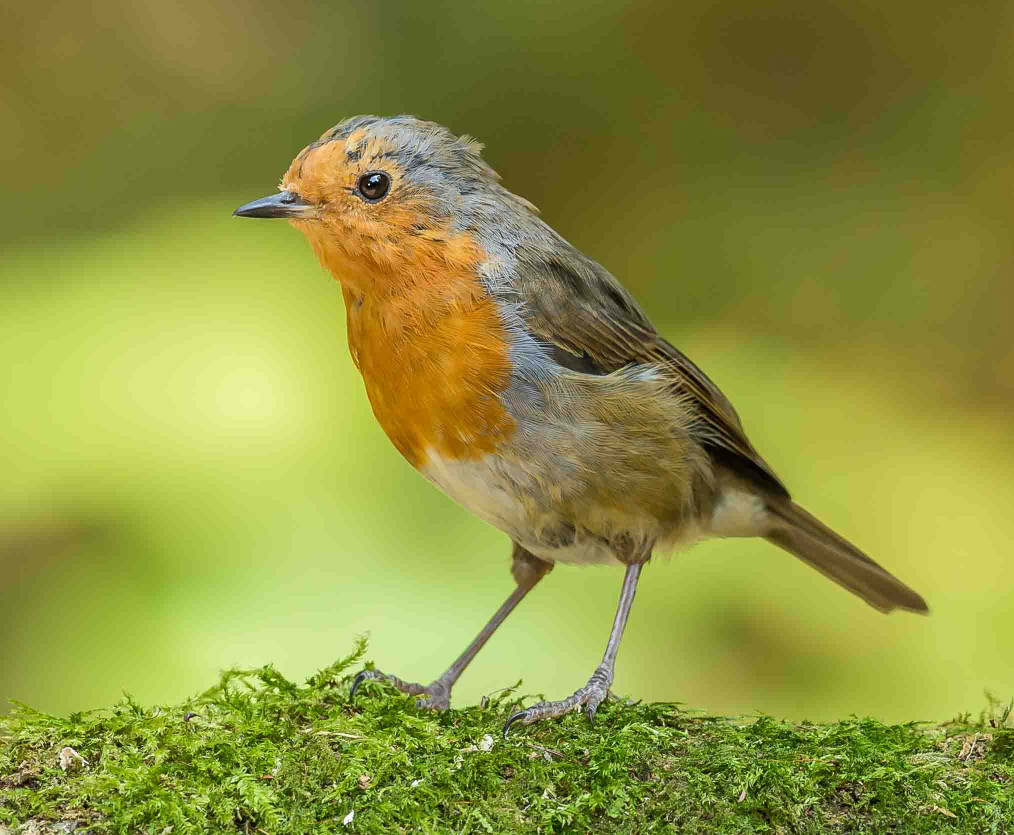
#> input picture bird.jpg, 2028 x 1670 px (shown at 1/2 size)
$ python 21.sorting_contours.py
#> lines starting #> are read from the running program, lines starting #| are printed output that depends on the picture; after the words box and inside, x2 and y2 are one past the last pixel; in counts of white or black regions, pixels touching at a corner belong together
import cv2
import numpy as np
img=cv2.imread('bird.jpg',1)
#> img is the input picture: shape (1670, 2028, 3); mean B, G, R 62.9, 146.2, 142.6
height,width=img.shape[:2]
#> height = 1670; width = 2028
start_row,start_col=int(height*0.2),int(width*0.2)
#> start_row = 334; start_col = 405
end_row,end_col=int(height*0.6),int(width*0.6)
#> end_row = 1002; end_col = 1216
img=img[start_row:end_row,start_col:end_col]
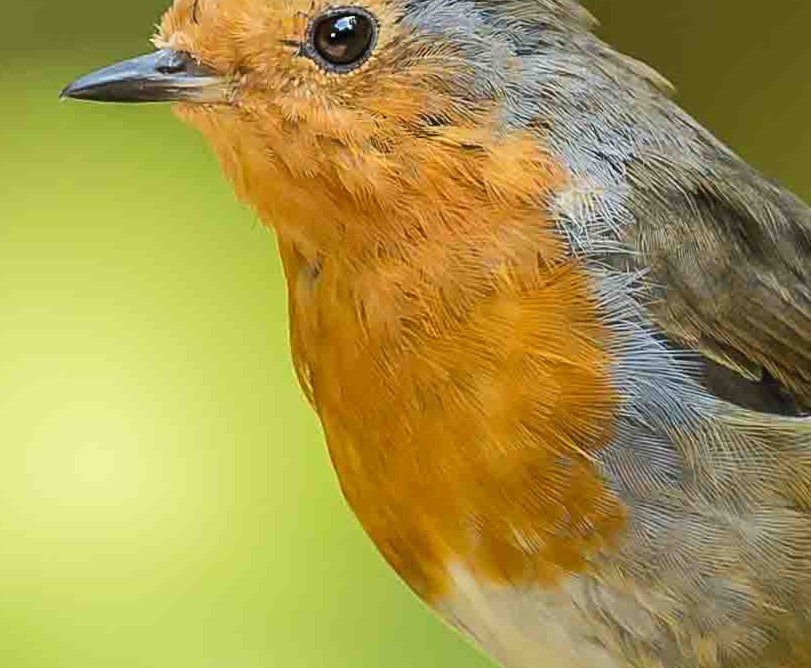
#> img: shape (668, 811, 3); mean B, G, R 75.5, 152.3, 168.1

gray=cv2.cvtColor(img,cv2.COLOR_BGR2GRAY)
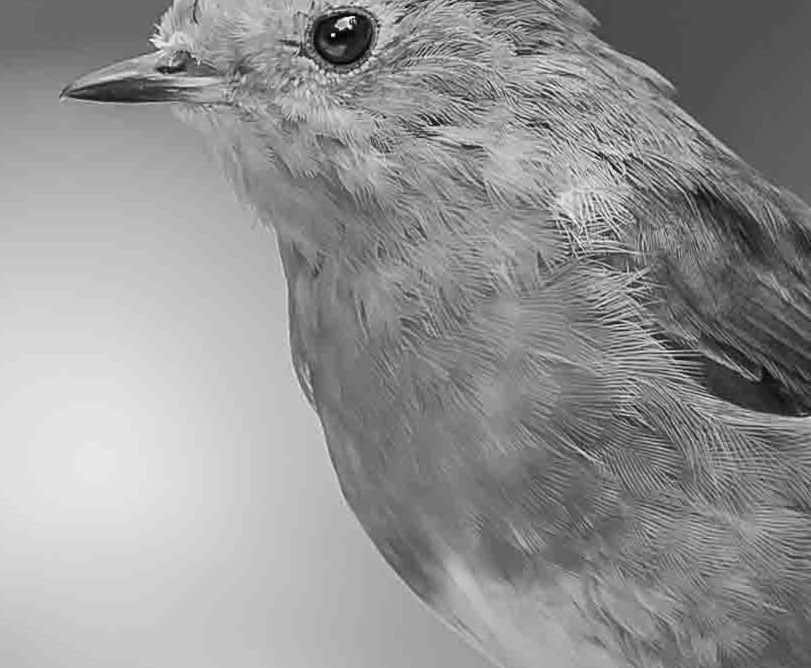
#> gray: shape (668, 811); min 0, max 254, mean 148.3


edges=cv2.Canny(gray,30,200)
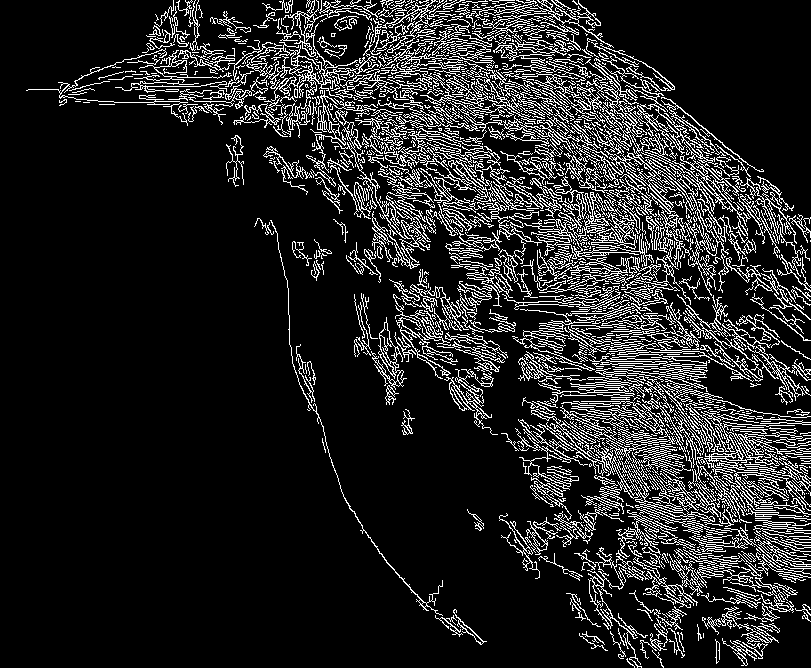
#> edges: shape (668, 811); 13.8% white in thin lines or dots
contours,heirarchy=cv2.findContours(edges,cv2.RETR_EXTERNAL,cv2.CHAIN_APPROX_NONE)
#> contours = 1301 contours, 1105 with area under 20; largest, box (x1, y1, x2, y2) and area: (524, 192, 654, 266) 2012, (178, 0, 380, 109) 1640, (515, 409, 715, 524) 1494, (555, 51, 718, 165) 1359, (688, 431, 811, 523) 1321
sorted_contours=sorted(contours,key=cv2.contourArea,reverse=True)
#> sorted_contours has the same summary as contours
sorted_contours=sorted_contours[0:2]
#> sorted_contours = 2 contours; box (x1, y1, x2, y2) and area: (524, 192, 654, 266) 2012, (178, 0, 380, 109) 1640
cv2.drawContours(img,sorted_contours,-1,(0,255,0),3)
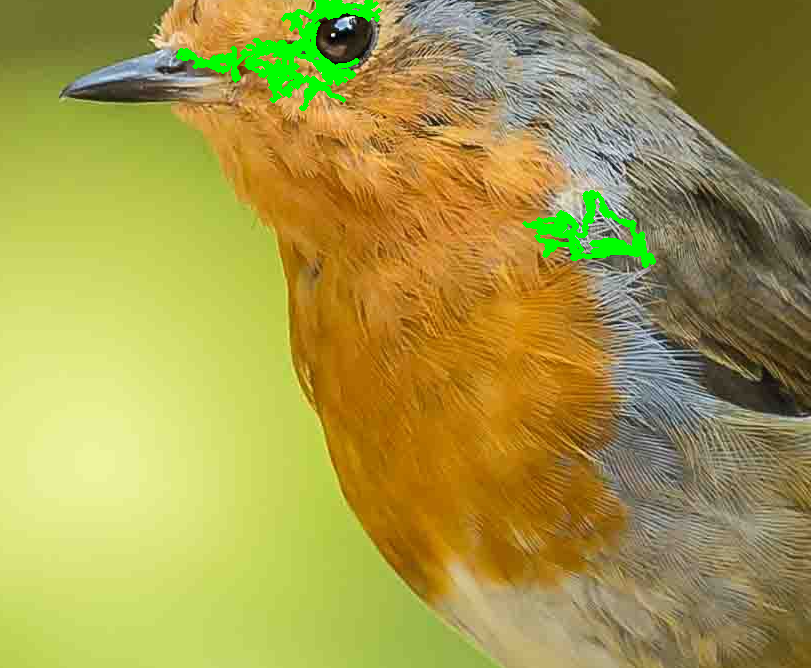
#> img: shape (668, 811, 3); 1.83% of pixels changed, all inside (x1, y1, x2, y2) = (176, 0, 656, 268)
cv2.imshow('Image Window',img)
k=cv2.waitKey(100000)
#> (key Esc is pressed here)
